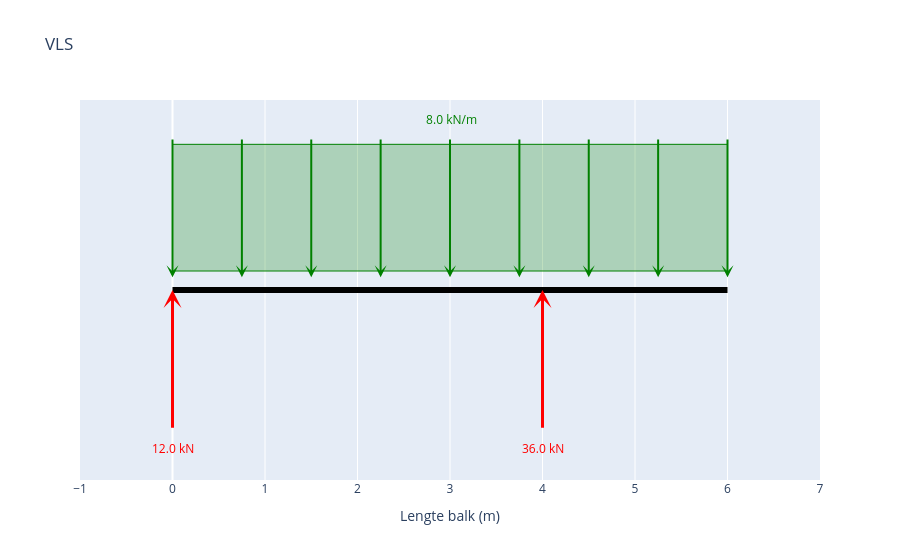

Here is the notebook cell this chart was saved with:
### Markdown cell above
## Vrij-Lichaam-Schema

### Code cell
fig_vls = maak_vls_plotly()
fig_vls.show()

### Figure 1 — Plotly figure (JSON) as saved in the notebook; plotly's stock layout.template omitted (floating-point values rounded to 4 significant figures)
{"data": [{"hoverinfo": "skip", "line": {"color": "black", "width": 6}, "mode": "lines", "type": "scatter", "x": [0, 6], "y": [0, 0]}], "layout": {"annotations": [{"arrowcolor": "green", "arrowhead": 3, "arrowsize": 1, "arrowwidth": 2, "ax": 0, "axref": "x", "ay": 1.2, "ayref": "y", "showarrow": true, "text": "", "x": 0, "xref": "x", "y": 0.1, "yref": "y"}, {"arrowcolor": "green", "arrowhead": 3, "arrowsize": 1, "arrowwidth": 2, "ax": 0.75, "axref": "x", "ay": 1.2, "ayref": "y", "showarrow": true, "text": "", "x": 0.75, "xref": "x", "y": 0.1, "yref": "y"}, {"arrowcolor": "green", "arrowhead": 3, "arrowsize": 1, "arrowwidth": 2, "ax": 1.5, "axref": "x", "ay": 1.2, "ayref": "y", "showarrow": true, "text": "", "x": 1.5, "xref": "x", "y": 0.1, "yref": "y"}, {"arrowcolor": "green", "arrowhead": 3, "arrowsize": 1, "arrowwidth": 2, "ax": 2.25, "axref": "x", "ay": 1.2, "ayref": "y", "showarrow": true, "text": "", "x": 2.25, "xref": "x", "y": 0.1, "yref": "y"}, {"arrowcolor": "green", "arrowhead": 3, "arrowsize": 1, "arrowwidth": 2, "ax": 3, "axref": "x", "ay": 1.2, "ayref": "y", "showarrow": true, "text": "", "x": 3, "xref": "x", "y": 0.1, "yref": "y"}, {"arrowcolor": "green", "arrowhead": 3, "arrowsize": 1, "arrowwidth": 2, "ax": 3.75, "axref": "x", "ay": 1.2, "ayref": "y", "showarrow": true, "text": "", "x": 3.75, "xref": "x", "y": 0.1, "yref": "y"}, {"arrowcolor": "green", "arrowhead": 3, "arrowsize": 1, "arrowwidth": 2, "ax": 4.5, "axref": "x", "ay": 1.2, "ayref": "y", "showarrow": true, "text": "", "x": 4.5, "xref": "x", "y": 0.1, "yref": "y"}, {"arrowcolor": "green", "arrowhead": 3, "arrowsize": 1, "arrowwidth": 2, "ax": 5.25, "axref": "x", "ay": 1.2, "ayref": "y", "showarrow": true, "text": "", "x": 5.25, "xref": "x", "y": 0.1, "yref": "y"}, {"arrowcolor": "green", "arrowhead": 3, "arrowsize": 1, "arrowwidth": 2, "ax": 6, "axref": "x", "ay": 1.2, "ayref": "y", "showarrow": true, "text": "", "x": 6, "xref": "x", "y": 0.1, "yref": "y"}, {"font": {"color": "green"}, "showarrow": false, "text": " 8.0 kN/m", "x": 3, "y": 1.35}, {"arrowcolor": "red", "arrowhead": 3, "arrowsize": 1, "arrowwidth": 3, "ax": 0, "axref": "x", "ay": -1.1, "ayref": "y", "showarrow": true, "text": "", "x": 0, "xref": "x", "y": 0, "yref": "y"}, {"font": {"color": "red"}, "showarrow": false, "text": "12.0 kN", "x": 0, "y": -1.25}, {"arrowcolor": "red", "arrowhead": 3, "arrowsize": 1, "arrowwidth": 3, "ax": 4, "axref": "x", "ay": -1.1, "ayref": "y", "showarrow": true, "text": "", "x": 4, "xref": "x", "y": 0, "yref": "y"}, {"font": {"color": "red"}, "showarrow": false, "text": "36.0 kN", "x": 4, "y": -1.25}], "autosize": true, "shapes": [{"fillcolor": "rgba(0,128,0,0.25)", "line": {"color": "green", "width": 1}, "type": "rect", "x0": 0, "x1": 6, "y0": 0.15, "y1": 1.15}], "showlegend": false, "title": {"text": "VLS"}, "xaxis": {"autorange": false, "dtick": 1, "range": [-1, 7], "title": {"text": "Lengte balk (m)"}, "type": "linear"}, "yaxis": {"autorange": false, "range": [-1.5, 1.5], "showgrid": false, "showticklabels": false, "title": {}, "type": "linear", "zeroline": false}}}
